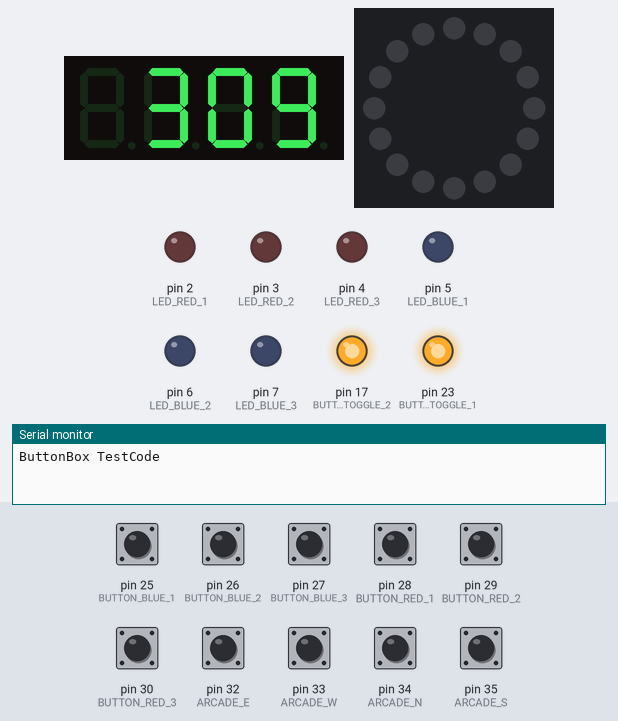
A program run on a simulated Arduino Mega 2560, built with avr-gcc and run on an emulated ATmega2560. Parts: 4-digit seven-segment display, 16 RGB LEDs in a ring, first at the top, clockwise, output pins drawn as LEDs (lit = HIGH), the last lines printed to the serial monitor. Inputs (shaded band) come from the test bench; at power-on: pin 25 (BUTTON_BLUE_1), pin 26 (BUTTON_BLUE_2), pin 27 (BUTTON_BLUE_3), pin 28 (BUTTON_RED_1), pin 29 (BUTTON_RED_2), pin 30 (BUTTON_RED_3), pin 32 (ARCADE_E), pin 33 (ARCADE_W), pin 34 (ARCADE_N), pin 35 (ARCADE_S) HIGH.

Above: at 2.2 s.
2.3 s: pin 25 (BUTTON_BLUE_1) pulled LOW for 1 s
At 2.66 s:
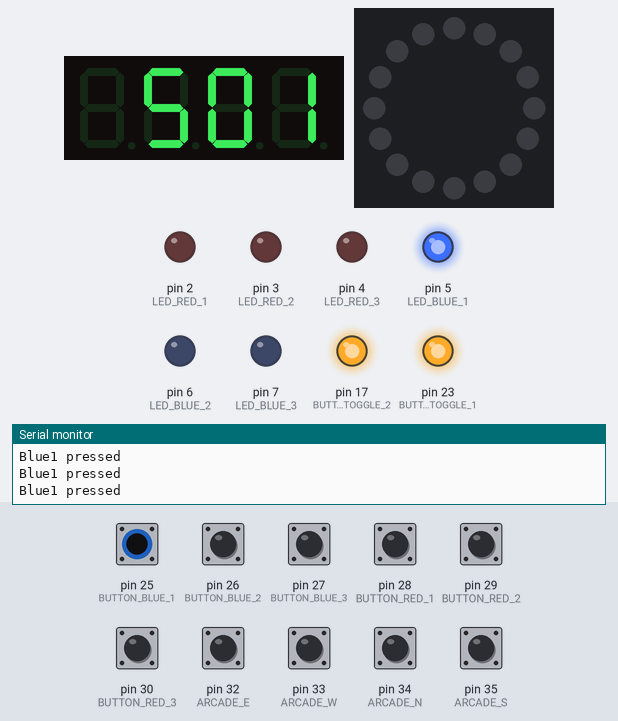
3.9 s: pin 28 (BUTTON_RED_1) pulled LOW for 0.15 s
At 4.17 s:
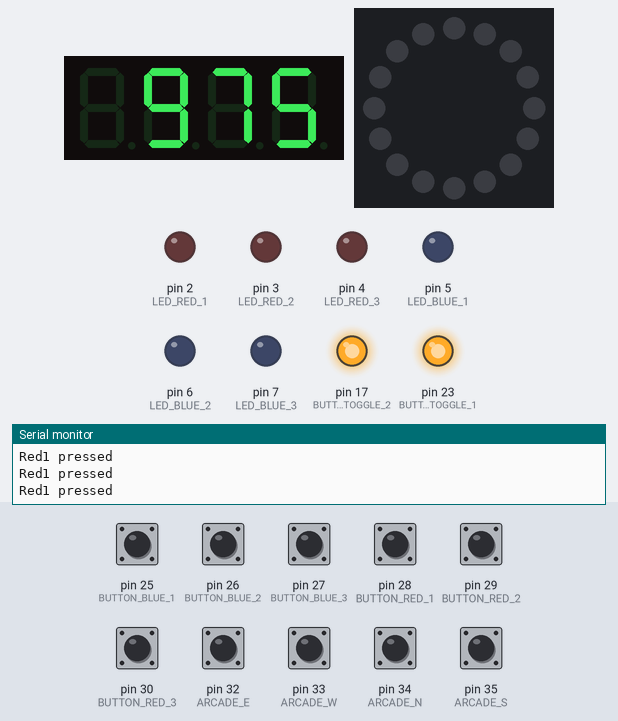
4.6 s: pin 26 (BUTTON_BLUE_2) pulled LOW for 0.15 s
At 4.77 s:
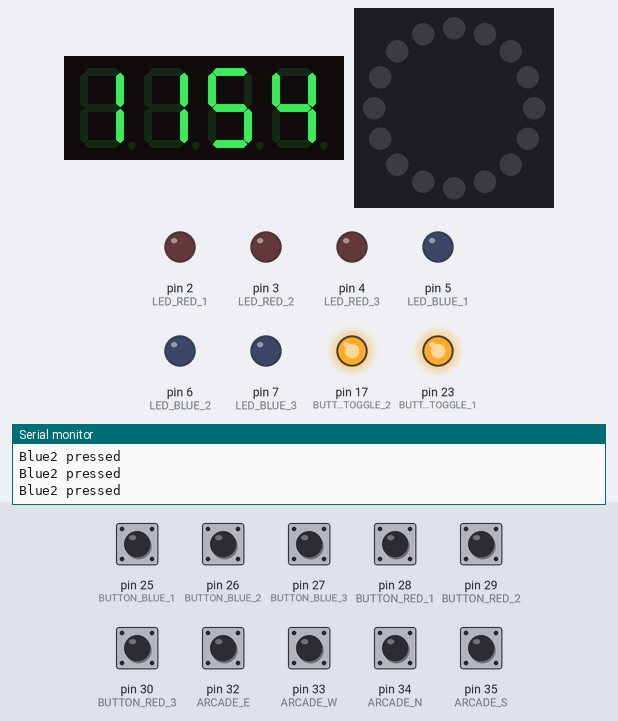
5.3 s: pin 27 (BUTTON_BLUE_3) pulled LOW for 1 s
At 5.68 s:
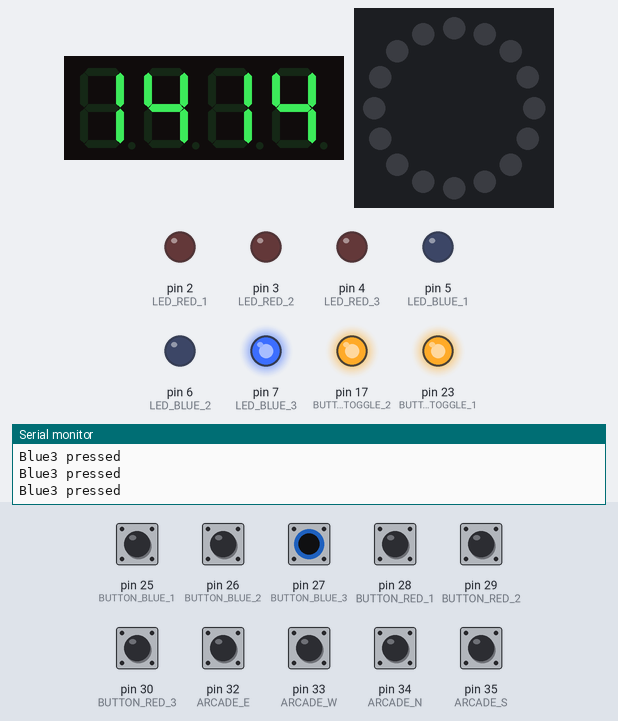
6.9 s: pin 29 (BUTTON_RED_2) pulled LOW for 0.15 s
At 7.18 s:
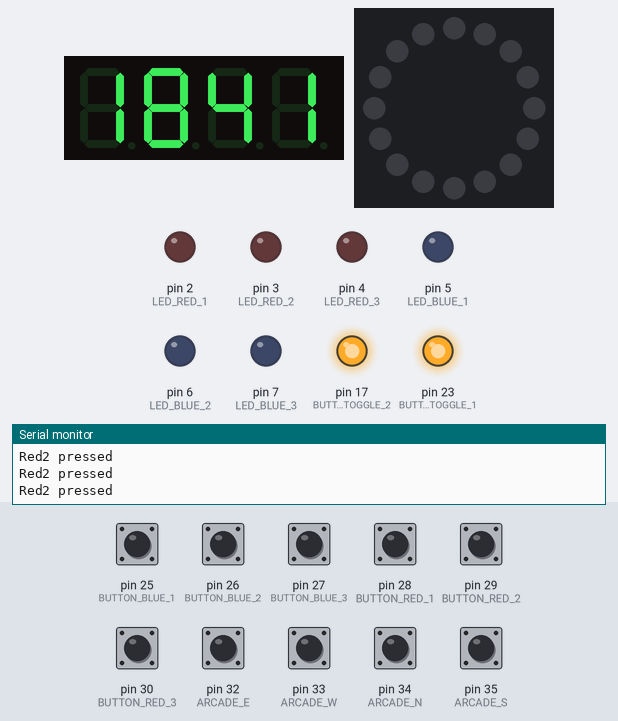
7.6 s: pin 30 (BUTTON_RED_3) pulled LOW for 0.15 s
At 35.8 s:
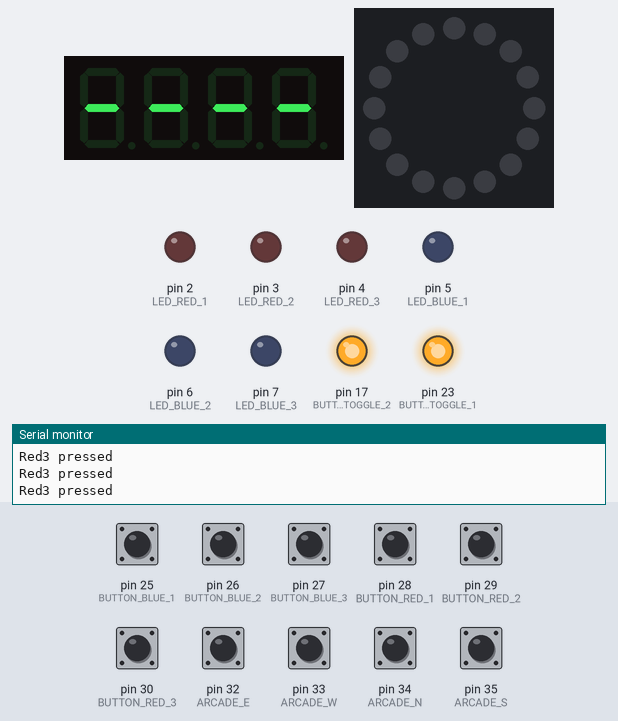
Timing chart, 0 to 36.1 s (numbered marks = the images above; inputs shaded):
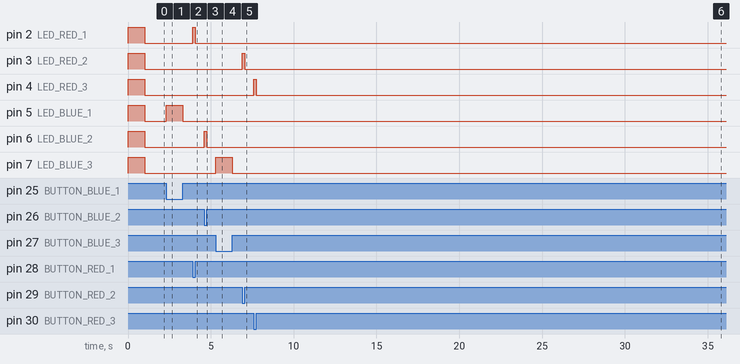

The program:

main.cpp
```cpp
#include <Arduino.h>
#include <Wire.h>
#include <Adafruit_GFX.h>
#include "Adafruit_LEDBackpack.h"
#include "Adafruit_NeoPixel.h"

#define ARCADE_N (34)
#define ARCADE_S (35)
#define ARCADE_W (33)
#define ARCADE_E (32)

#define SPEAKER (10)

#define NEOPIXEL_RING (22)
#define N_LEDS (16)

#define LED_RED_1 (2)
#define LED_RED_2 (3)
#define LED_RED_3 (4)
#define LED_BLUE_1 (5)
#define LED_BLUE_2 (6)
#define LED_BLUE_3 (7)

#define BUTTON_TOGGLE_1 (23)
#define BUTTON_TOGGLE_2 (17)
#define BUTTON_RED_1 (28)
#define BUTTON_RED_2 (29)
#define BUTTON_RED_3 (30)
#define BUTTON_BLUE_1 (25)
#define BUTTON_BLUE_2 (26)
#define BUTTON_BLUE_3 (27)

#define NRF_IRQ (11)
#define NRF_MOSI (50)
#define NRF_MISO (51)
#define NRF_CS   (53)
#define NRF_SCK  (52)
#define NRF_CE (49)


#define DEBUG 1

void chase(uint32_t c);

enum class Leds {
    Blue1,
    Blue2,
    Blue3,
    Red1,
    Red2,
    Red3,
    Toggles
};

typedef struct ButtonArray {
    bool blue1;
    bool blue2;
    bool blue3;
    bool red1;
    bool red2;
    bool red3;
    bool up;
    bool down;
    bool left;
    bool right;
    bool toggle1;
    bool toggle2;
    uint8_t numButtons = 12;
}ButtonArrray_t;

ButtonArrray_t buttonStates;

void SwitchLed(Leds led, uint8_t enabled);
void ReadButtons();
void HandleButtons();
void IncreaseCount(void);

Adafruit_NeoPixel strip = Adafruit_NeoPixel(N_LEDS, NEOPIXEL_RING, NEO_GRB + NEO_KHZ800);
Adafruit_7segment matrix = Adafruit_7segment();


void setup() {
  Serial.begin(115200);             // Serial uses TX and RX Pins 0 + 1
  Serial.println("ButtonBox TestCode\r\n");
  matrix.begin(0x70); // Init I2C Display
  strip.begin();      // Init LED Strip
  strip.setBrightness(1);    // lower brightness for toddlers
  strip.show(); // Initialize all pixels to 'off'

  // Init Arcade
  pinMode(ARCADE_N, INPUT_PULLUP);
  pinMode(ARCADE_S, INPUT_PULLUP);
  pinMode(ARCADE_W, INPUT_PULLUP);
  pinMode(ARCADE_E, INPUT_PULLUP);

  // Init Buttons and Toggle

  pinMode(BUTTON_RED_1, INPUT_PULLUP);
  pinMode(BUTTON_RED_2, INPUT_PULLUP);
  pinMode(BUTTON_RED_3, INPUT_PULLUP);
  pinMode(BUTTON_BLUE_1, INPUT_PULLUP);
  pinMode(BUTTON_BLUE_2, INPUT_PULLUP);
  pinMode(BUTTON_BLUE_3, INPUT_PULLUP);
  pinMode(BUTTON_TOGGLE_1, OUTPUT);
  pinMode(BUTTON_TOGGLE_2, OUTPUT);

  // Init LEDs to output
  pinMode(LED_RED_1, OUTPUT);
  pinMode(LED_RED_2, OUTPUT);
  pinMode(LED_RED_3, OUTPUT);
  pinMode(LED_BLUE_1, OUTPUT);
  pinMode(LED_BLUE_2, OUTPUT);
  pinMode(LED_BLUE_3, OUTPUT);


  digitalWrite(LED_RED_1, HIGH);
  digitalWrite(LED_RED_2, HIGH);
  digitalWrite(LED_RED_3, HIGH);
  digitalWrite(LED_BLUE_1, HIGH);
  digitalWrite(LED_BLUE_2, HIGH);
  digitalWrite(LED_BLUE_3, HIGH);
  delay(1000);
  // ALL LEDS OFF
  digitalWrite(LED_RED_1, LOW);
  digitalWrite(LED_RED_3, LOW);
  digitalWrite(LED_RED_2, LOW);
  digitalWrite(LED_BLUE_1, LOW);
  digitalWrite(LED_BLUE_2, LOW);
  digitalWrite(LED_BLUE_3, LOW);
  digitalWrite(BUTTON_TOGGLE_1, HIGH);
  digitalWrite(BUTTON_TOGGLE_2, HIGH);

  buttonStates.toggle1 = false;
  buttonStates.toggle2 = false;
  buttonStates.blue1 = false;
  buttonStates.blue2 = false;
  buttonStates.blue3 = false;
  buttonStates.red1 = false;
  buttonStates.red2 = false;
  buttonStates.red3 = false;
  buttonStates.up = false;
  buttonStates.down = false;
  buttonStates.left = false;
  buttonStates.right = false;
}


void loop() {
  static uint16_t data = 0;

  matrix.print(data, DEC);
  matrix.writeDisplay();

  //chase(strip.Color(255, 0, 0));
  //chase(strip.Color(0, 255, 0));
  //chase(strip.Color(0, 0, 255));

  data++;
  ReadButtons();
  // HandleButtons();
}


void chase(uint32_t c) {
  for(uint16_t i=0; i<strip.numPixels()+4; i++) {
      strip.setPixelColor(i  , c); // Draw new pixel
      strip.setPixelColor(i-4, 0); // Erase pixel a few steps back
      strip.show();
      delay(30);
  }
}

void ReadButtons() {
  if (digitalRead(ARCADE_N) == 0) {
    if(!buttonStates.up) {
      IncreaseCount();
    }
    Serial.println("Up pressed");
    buttonStates.up = true;
  } else {buttonStates.up = false;}
  if (digitalRead(ARCADE_S) == 0) {
    if(!buttonStates.down) {
      IncreaseCount();
    }
    Serial.println("Down pressed");
    buttonStates.down = true;

  } else {buttonStates.down = false;}
  if (digitalRead(ARCADE_W) == 0) {
    if(!buttonStates.left) {
      IncreaseCount();
    }
    Serial.println("Left pressed");
    buttonStates.left = true;
  } else {buttonStates.left = false;}
  if (digitalRead(ARCADE_E) == 0) {
    if(!buttonStates.right) {
      IncreaseCount();
    }
    Serial.println("Right pressed");
    buttonStates.right = true;

  } else {buttonStates.right = false;}
  if (digitalRead(BUTTON_RED_1) == 0) {
    Serial.println("Red1 pressed");
    if(!buttonStates.red1) {
      IncreaseCount();
    }
    buttonStates.red1 = true;
    digitalWrite(LED_RED_1, HIGH);
  } else {
    buttonStates.red1 = false;
    digitalWrite(LED_RED_1, LOW);
  }
  if (digitalRead(BUTTON_RED_2) == 0) {
    Serial.println("Red2 pressed");
    if(!buttonStates.red2) {
      IncreaseCount();
    }
    buttonStates.red2 = true;
    digitalWrite(LED_RED_2, HIGH);
  } else {
    buttonStates.red2 = false;
    digitalWrite(LED_RED_2, LOW);
  }
  if (digitalRead(BUTTON_RED_3) == 0) {
    if(!buttonStates.red3) {
      IncreaseCount();
    }

    Serial.println("Red3 pressed");
    buttonStates.red3 = true;
    digitalWrite(LED_RED_3, HIGH);
  } else {
    buttonStates.red3 = false;
    digitalWrite(LED_RED_3, LOW);
  }
  if (digitalRead(BUTTON_BLUE_1) == 0) {
    if(!buttonStates.blue1) {
      IncreaseCount();
    }

    Serial.println("Blue1 pressed");
    buttonStates.blue1 = true;
    digitalWrite(LED_BLUE_1, HIGH);
  } else {
    buttonStates.blue1 = false;
    digitalWrite(LED_BLUE_1, LOW);
  }
  if (digitalRead(BUTTON_BLUE_2) == 0) {
    if(!buttonStates.blue2) {
      IncreaseCount();
    }
    Serial.println("Blue2 pressed");
    buttonStates.blue2 = true;
    digitalWrite(LED_BLUE_2, HIGH);
  } else {
    buttonStates.blue2 = false;
    digitalWrite(LED_BLUE_2, LOW);
    }
  if (digitalRead(BUTTON_BLUE_3) == 0) {
    if(!buttonStates.blue3) {
      IncreaseCount();
    }
    Serial.println("Blue3 pressed");
    buttonStates.blue3 = true;
    digitalWrite(LED_BLUE_3, HIGH);
  } else {
    buttonStates.blue3 = false;
    digitalWrite(LED_BLUE_3, LOW);
  }
}

void IncreaseCount(void) {
  static uint16_t count = 0u;

  count++;
  if(count >= 9999) {
    count = 0u;
  }
  matrix.print(count, DEC);
  matrix.writeDisplay();
}
```

Measured:
- after the input at 2.3 s, pin 5 (LED_BLUE_1): LOW → HIGH at once, → LOW 1.0 s later
- after the input at 3.9 s, pin 2 (LED_RED_1): LOW → HIGH at once, → LOW 0.15 s later
- after the input at 4.6 s, pin 6 (LED_BLUE_2): LOW → HIGH at once, → LOW 0.14 s later
- after the input at 5.3 s, pin 7 (LED_BLUE_3): LOW → HIGH at once, → LOW 1.0 s later
- after the input at 6.9 s, pin 3 (LED_RED_2): LOW → HIGH at once, → LOW 0.15 s later
- after the input at 7.6 s, pin 4 (LED_RED_3): LOW → HIGH at once, → LOW 0.15 s later
